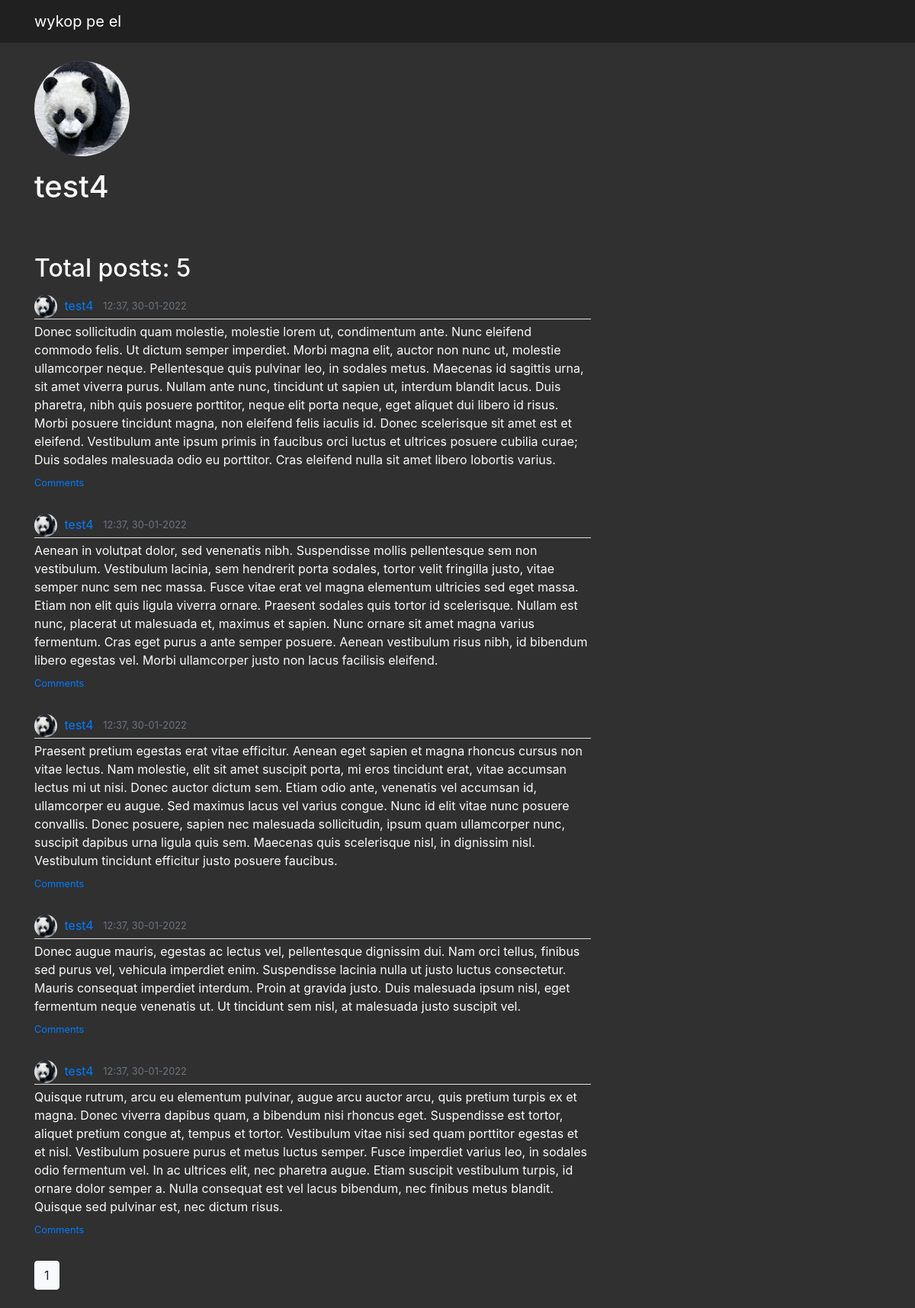
The app's page /user/test4 with its own data.
### app/models.py (models this page shows, shortened)
class User(db.Model, UserMixin):
    id = db.Column(db.Integer, primary_key=True)
    username = db.Column(db.String(20), unique=True, nullable=False)
    email = db.Column(db.String(120), unique=True, nullable=False)
    avatar = db.Column(db.String(20), nullable=False, default='default.png')
    password = db.Column(db.String(60), nullable=False)
    posts = db.relationship('Post', backref='author', lazy=True)
    comments = db.relationship('Comment', backref='author', lazy=True)

class Post(db.Model):
    id = db.Column(db.Integer, primary_key=True)
    date_posted = db.Column(db.DateTime, nullable=False, default=datetime.utcnow)
    content = db.Column(db.Text, nullable=False)
    likes = db.Column(db.Integer, nullable=False, default=0)
    user_id = db.Column(db.Integer, db.ForeignKey('user.id'), nullable=False)
    comments = db.relationship('Comment', backref='comments', lazy=True)

### app/routes.py (the view)
@app.route("/user/<string:username>")
def user_page(username):
    page = request.args.get('page', 1, type=int)
    user = User.query.filter_by(username=username).first_or_404()
    posts = Post.query.filter_by(author=user).order_by(Post.date_posted.desc()).paginate(page=page, per_page=5)
    return render_template('userpage.html', posts=posts, user=user)

### app/templates/userpage.html (shortened to what this page needs)
{% extends "layout.html" %}
{% import "bootstrap/wtf.html" as wtf %}
{% block content %}
    <img class="rounded-circle account-img" src="{{ url_for('static', filename='profile_pics/' + user.avatar) }}">
    <h1 class="mb-3">{{ user.username }}</h1><br><br>
    <h2 class="mb-3">Total posts: {{ posts.total }}</h2>
    {% for post in posts.items %}
        <article class="media content-section">
            <div class="media-body">
                <div class="article-metadata">
                    <a class="mr-2" href="{{ url_for('user_page', username=post.author.username) }}">
                        <img class="rounded-circle article-img" src="{{ url_for('static', filename='profile_pics/' + post.author.avatar) }}">
                        {{ post.author.username }}
                    </a>
                    <small class="text-muted">{{ post.date_posted.strftime('%H:%M, %d-%m-%Y') }}</small>
                </div>
                <p class="article-content">{{ post.content }}</p>
                <div><small><a href="{{ url_for('post', post_id=post.id) }}">Comments</a></small></div>
            </div>
        </article>
    {% endfor %}
    {% for page_num in posts.iter_pages(left_edge=1, right_edge=1, left_current=1, right_current=2) %}
        {% if page_num %}
            {% if posts.page == page_num %}
                <a class="btn btn-light mb-4" href="{{ url_for('user_page', username=user.username, page=page_num) }}">{{ page_num }}</a>
            {% else %}
                <a class="btn btn-outline-light mb-4" href="{{ url_for('user_page', username=user.username, page=page_num) }}">{{ page_num }}</a>
            {% endif %}
        {% else %}
            ...
        {% endif %}
    {% endfor %}
{% endblock %}

### app/templates/layout.html (shortened to what this page needs)
<!DOCTYPE html>
<html lang="en">
    <head>
        <link rel="stylesheet" href="https://stackpath.bootstrapcdn.com/bootstrap/4.3.1/css/bootstrap.min.css"
>
        <link rel="stylesheet" type="text/css" href="{{ url_for('static', filename='layout.css') }}">
    </head>
    <body>
        <header class="site-header">
            <nav class="navbar navbar-expand-md navbar-dark fixed-top" style="background-color: #202020;">
                <div class="container">
                    <a class="navbar-brand mr-4" href="/">wykop pe el</a>
                </div>
            </nav>
        </header>
        <main role="main" class="container">
            <div class="row">
                <div class="col-md-8">
                    {% block content %}{% endblock %}
                </div>
            <div class="col-md-4">
            </div>
            </div>
        </main>
    </body>
</html>

### app/static/layout.css (style rules this page uses)
body { background: #303030; color: #fafafa; margin-top: 5rem; }
h1, h2, h3, h4, h5, h6 { color: #fafafa; }
.article-content { white-space: pre-line; margin-bottom: 5px; }
.article-img { height: 30px; width: 30px; margin-right: 5px; }
.article-metadata { padding-bottom: 1px; margin-bottom: 4px; border-bottom: 1px solid #e3e3e3 }
.account-img { height: 125px; width: 125px; margin-right: 20px; margin-bottom: 16px; }
.media-body { margin-bottom: 30px; }

### records on screen
User: avatar (picture), username "test4"
Post: avatar (picture), author.username "test4", date_posted "12:37, 30-01-2022", content "Donec sollicitudin quam molestie, molestie lorem ut, condimentum ante. Nunc eleifend commodo felis. Ut dictum semper imperdiet. Morbi magna elit, auctor non nunc ut, molestie ullamcorper neque. Pellentesque quis pulvinar leo, in sodales metus. Maecenas id sagittis urna, sit amet viverra purus. Nullam ante nunc, tincidunt ut sapien ut, interdum blandit lacus. Duis pharetra, nibh quis posuere porttitor, neque elit porta neque, eget aliquet dui libero id risus. Morbi posuere tincidunt magna, non eleifend felis iaculis id. Donec scelerisque sit amet est et eleifend. Vestibulum ante ipsum primis in faucibus orci luctus et ultrices posuere cubilia curae; Duis sodales malesuada odio eu porttitor.…"
Post: avatar (picture), author.username "test4", date_posted "12:37, 30-01-2022", content "Aenean in volutpat dolor, sed venenatis nibh. Suspendisse mollis pellentesque sem non vestibulum. Vestibulum lacinia, sem hendrerit porta sodales, tortor velit fringilla justo, vitae semper nunc sem nec massa. Fusce vitae erat vel magna elementum ultricies sed eget massa. Etiam non elit quis ligula viverra ornare. Praesent sodales quis tortor id scelerisque. Nullam est nunc, placerat ut malesuada et, maximus et sapien. Nunc ornare sit amet magna varius fermentum. Cras eget purus a ante semper posuere. Aenean vestibulum risus nibh, id bibendum libero egestas vel. Morbi ullamcorper justo non lacus facilisis eleifend."
Post: avatar (picture), author.username "test4", date_posted "12:37, 30-01-2022", content "Praesent pretium egestas erat vitae efficitur. Aenean eget sapien et magna rhoncus cursus non vitae lectus. Nam molestie, elit sit amet suscipit porta, mi eros tincidunt erat, vitae accumsan lectus mi ut nisi. Donec auctor dictum sem. Etiam odio ante, venenatis vel accumsan id, ullamcorper eu augue. Sed maximus lacus vel varius congue. Nunc id elit vitae nunc posuere convallis. Donec posuere, sapien nec malesuada sollicitudin, ipsum quam ullamcorper nunc, suscipit dapibus urna ligula quis sem. Maecenas quis scelerisque nisl, in dignissim nisl. Vestibulum tincidunt efficitur justo posuere faucibus."
Post: avatar (picture), author.username "test4", date_posted "12:37, 30-01-2022", content "Donec augue mauris, egestas ac lectus vel, pellentesque dignissim dui. Nam orci tellus, finibus sed purus vel, vehicula imperdiet enim. Suspendisse lacinia nulla ut justo luctus consectetur. Mauris consequat imperdiet interdum. Proin at gravida justo. Duis malesuada ipsum nisl, eget fermentum neque venenatis ut. Ut tincidunt sem nisl, at malesuada justo suscipit vel."
Post: avatar (picture), author.username "test4", date_posted "12:37, 30-01-2022", content "Quisque rutrum, arcu eu elementum pulvinar, augue arcu auctor arcu, quis pretium turpis ex et magna. Donec viverra dapibus quam, a bibendum nisi rhoncus eget. Suspendisse est tortor, aliquet pretium congue at, tempus et tortor. Vestibulum vitae nisi sed quam porttitor egestas et et nisl. Vestibulum posuere purus et metus luctus semper. Fusce imperdiet varius leo, in sodales odio fermentum vel. In ac ultrices elit, nec pharetra augue. Etiam suscipit vestibulum turpis, id ornare dolor semper a. Nulla consequat est vel lacus bibendum, nec finibus metus blandit. Quisque sed pulvinar est, nec dictum risus."

### other values on screen
{{ posts.total }} "5"
{{ page_num }} "1"
